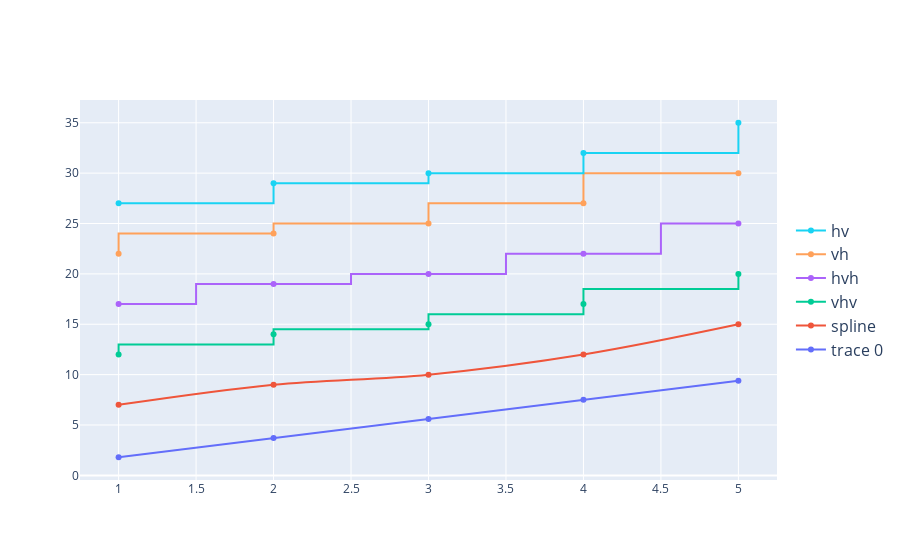

Notebook source saved alongside this figure:
### Code cell
import plotly.graph_objects as go
import numpy as np
import plotly.express as px

x = np.array([1, 2, 3, 4, 5])
y = np.array([2, 4, 5, 7, 10])
m, b = np.polyfit(x, y, 1) 
print(m,b)
fig = go.Figure()
fig.add_trace(go.Line(x=x, y=(m*x+b)))
fig.add_trace(go.Scatter(x=x, y=y + 5, name="spline",text=["tweak line smoothness<br>with 'smoothing' in line object"],hoverinfo='text+name',line_shape='spline'))
fig.add_trace(go.Scatter(x=x, y=y + 10, name="vhv",line_shape='vhv'))
fig.add_trace(go.Scatter(x=x, y=y + 15, name="hvh",line_shape='hvh'))
fig.add_trace(go.Scatter(x=x, y=y + 20, name="vh",line_shape='vh'))
fig.add_trace(go.Scatter(x=x, y=y + 25, name="hv",line_shape='hv'))

fig.update_traces(hoverinfo='text+name', mode='lines+markers')
fig.update_layout(legend=dict(y=0.5, traceorder='reversed', font_size=16))

fig.show()

### Figure 1 — Plotly figure (JSON) as saved in the notebook; plotly's stock layout.template omitted (floating-point values rounded to 4 significant figures)
{"data": [{"hoverinfo": "text+name", "mode": "lines+markers", "type": "scatter", "x": [1, 2, 3, 4, 5], "y": [1.8, 3.7, 5.6, 7.5, 9.4]}, {"hoverinfo": "text+name", "line": {"shape": "spline"}, "mode": "lines+markers", "name": "spline", "text": ["tweak line smoothness<br>with 'smoothing' in line object"], "type": "scatter", "x": [1, 2, 3, 4, 5], "y": [7, 9, 10, 12, 15]}, {"hoverinfo": "text+name", "line": {"shape": "vhv"}, "mode": "lines+markers", "name": "vhv", "type": "scatter", "x": [1, 2, 3, 4, 5], "y": [12, 14, 15, 17, 20]}, {"hoverinfo": "text+name", "line": {"shape": "hvh"}, "mode": "lines+markers", "name": "hvh", "type": "scatter", "x": [1, 2, 3, 4, 5], "y": [17, 19, 20, 22, 25]}, {"hoverinfo": "text+name", "line": {"shape": "vh"}, "mode": "lines+markers", "name": "vh", "type": "scatter", "x": [1, 2, 3, 4, 5], "y": [22, 24, 25, 27, 30]}, {"hoverinfo": "text+name", "line": {"shape": "hv"}, "mode": "lines+markers", "name": "hv", "type": "scatter", "x": [1, 2, 3, 4, 5], "y": [27, 29, 30, 32, 35]}], "layout": {"legend": {"font": {"size": 16}, "traceorder": "reversed", "y": 0.5}}}
